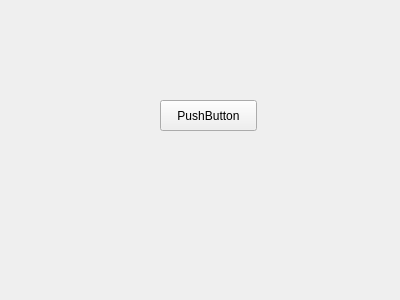
<?xml version="1.0" encoding="UTF-8"?>
<ui version="4.0">
 <class>DockWidget</class>
 <widget class="QDockWidget" name="DockWidget">
  <property name="geometry">
   <rect>
    <x>0</x>
    <y>0</y>
    <width>400</width>
    <height>300</height>
   </rect>
  </property>
  <property name="windowTitle">
   <string>DockWidget</string>
  </property>
  <widget class="QWidget" name="dockWidgetContents">
   <widget class="QPushButton" name="pushButton">
    <property name="geometry">
     <rect>
      <x>160</x>
      <y>100</y>
      <width>97</width>
      <height>31</height>
     </rect>
    </property>
    <property name="text">
     <string>PushButton</string>
    </property>
   </widget>
  </widget>
 </widget>
 <resources/>
 <connections/>
</ui>
